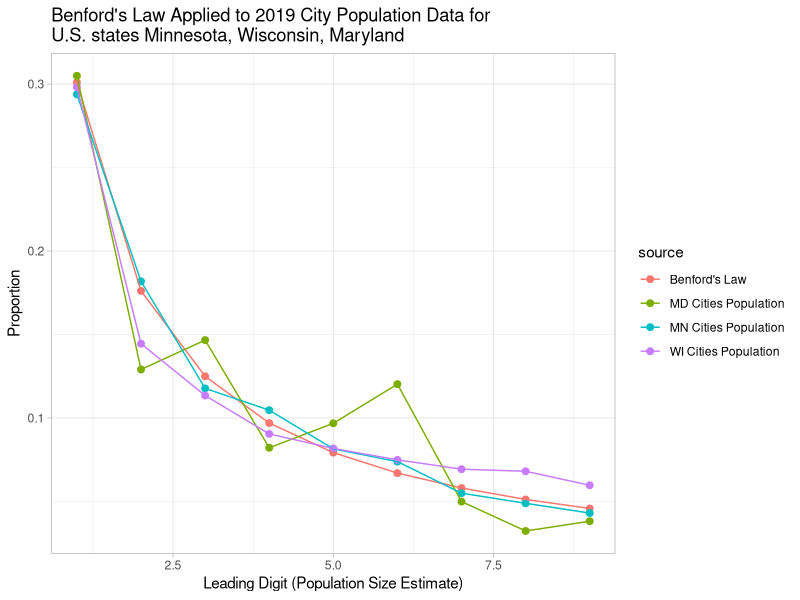

The R source for this figure:
## ---- chunk 1
library(data.table)
library(ggplot2)
library(stringr)


# preprocess minnesota dataset
mn_pop_data <- fread("./sub-est2019_27.csv")
mn_pop_data <- mn_pop_data[NAME != "Minnesota"]
mn_pop_data <- mn_pop_data[FUNCSTAT == "A"]
mn_pop_data <- mn_pop_data[POPESTIMATE2019 > 0]
mn_pop_data[, first_digit := as.numeric(
  str_sub(as.character(POPESTIMATE2019), 1, 1)
)]

# preprocess wisconsin dataset
wi_pop_data <- fread("./sub-est2019_55.csv")
wi_pop_data <- wi_pop_data[NAME != "Wisconsin"]
wi_pop_data <- wi_pop_data[FUNCSTAT == "A"]
wi_pop_data <- wi_pop_data[POPESTIMATE2019 > 0]
wi_pop_data[, first_digit := as.numeric(
  str_sub(as.character(POPESTIMATE2019), 1, 1)
)]

# preprocess maryland dataset
md_pop_data <- fread("./sub-est2019_24.csv")
md_pop_data <- md_pop_data[NAME != "Maryland"]
md_pop_data <- md_pop_data[FUNCSTAT == "A"]
md_pop_data <- md_pop_data[POPESTIMATE2019 > 0]
md_pop_data[, first_digit := as.numeric(
  str_sub(as.character(POPESTIMATE2019), 1, 1)
)]
## ---- chunk 2
digits <- 1:9

# minnesota benford's dataset
mn_total_rows <- mn_pop_data[, .N]
mn_proportions <- sapply(digits, function(x) {
  return(
    mn_pop_data[first_digit == x, .N] / mn_total_rows
  )
})
mn_benfords_law <- data.table(
  leading_digit = digits,
  proportion = mn_proportions,
  source = "MN Cities Population"
)

# wisonsin benford's dataset
wi_total_rows <- wi_pop_data[, .N]
wi_proportions <- sapply(digits, function(x) {
  return(
    wi_pop_data[first_digit == x, .N] / wi_total_rows
  )
})
wi_benfords_law <- data.table(
  leading_digit = digits,
  proportion = wi_proportions,
  source = "WI Cities Population"
)

# maryland benford's law dataset
md_total_rows <- md_pop_data[, .N]
md_proportions <- sapply(digits, function(x) {
  return(
    md_pop_data[first_digit == x, .N] / md_total_rows
  )
})
md_benfords_law <- data.table(
  leading_digit = digits,
  proportion = md_proportions,
  source = "MD Cities Population"
)

# true benford's law proportions
true_benfords_law <- data.table(
  leading_digit = digits,
  proportion = log10(1 + (1 / digits)),
  source = "Benford's Law"
)

# combine together for plotting
benfords_law_data <- rbindlist(
  list(true_benfords_law, mn_benfords_law, wi_benfords_law, md_benfords_law), 
  use.names=TRUE
)
## ---- chunk 3
cat(paste("Number of Cities in MN Data:", mn_total_rows, "\n"))
cat(paste("Number of Cities in WI Data:", wi_total_rows, "\n"))
cat(paste("Number of Cities in MD Data:", md_total_rows, "\n"))
## ---- chunk 4
ggplot(benfords_law_data, aes(leading_digit, proportion, color=source)) + 
  geom_point(size=2) +
  geom_line() +
  theme_light() +
  ggtitle("Benford's Law Applied to 2019 City Population Data for\nU.S. states Minnesota, Wisconsin, Maryland") +
  xlab("Leading Digit (Population Size Estimate)") +
  ylab("Proportion")
  
